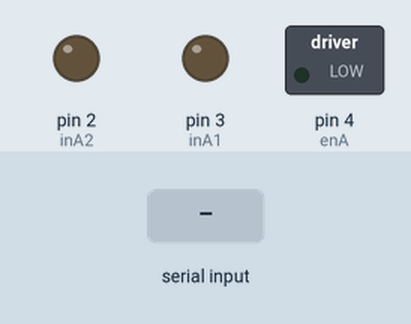
A program run on a simulated Arduino Uno, built with avr-gcc and run on an emulated ATmega328P. Parts: switched loads named in the program (green lamp = pin HIGH), output pins drawn as LEDs (lit = HIGH). Inputs (shaded band) come from the test bench. Pins used as bus, display or sensor lines are not drawn; what the program prints to the serial monitor is not drawn.

Above: at 2.4 s.
2.5 s: "f" received over Serial
At 3.2 s:
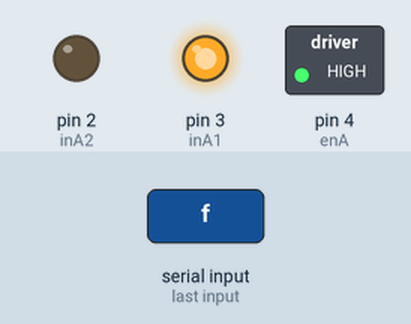
4.0 s: "b" received over Serial
At 4.4 s:
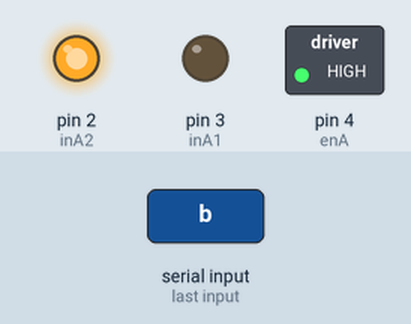
5.5 s: "s" received over Serial
At 6.7 s:
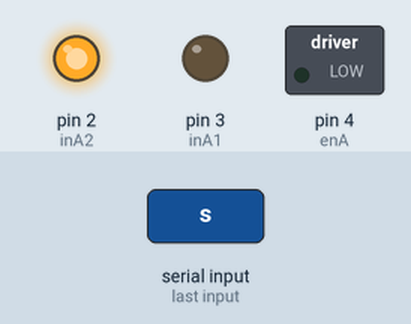
Timing chart, 0 to 8.5 s (numbered marks = the images above; inputs shaded):
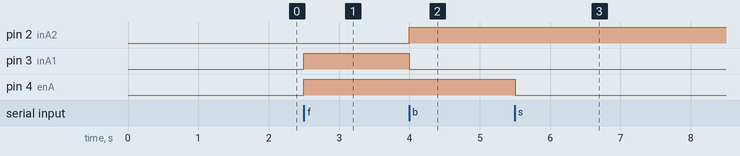

Measured:
- after the input at 2.5 s, pin 3 (inA1), pin 4 (enA): LOW → HIGH at once
- after the input at 4.0 s, pin 2 (inA2): LOW → HIGH at once; pin 3 (inA1): HIGH → LOW at once
- after the input at 5.5 s, pin 4 (enA): HIGH → LOW at once

The program:

main.cpp
```cpp
#include <Arduino.h>
#include <./SensorControl.h>
#include <./SensorPos.h>
#include <./TestPin.h>
#include <./SensorLine.h>
#include <./Debug.h>
// #include
// for rosserial
// #include <ros.h>
// #include <ros/time.h>
// #include <std_msgs/Int32.h>

char jetson_command;

void setup()
{
  // put your setup code here, to run once:
  setup_sensor_pos();
  delay(300);

  setup_sensor_control();
  delay(300);

  setup_debug();
  delay(300);

  delay(300);
}

void loop()
{
  // put your main code here, to run repeatedly:
  // run_backward();
  // debug(printf("hello world");)
  // Serial.println("hello");

  // run_forward();

  // delay(2000);

  // run_stop();

  // delay(5000);
  if (Serial.available() > 0)
  {
    jetson_command = Serial.read();

    if (jetson_command == 'f')
    {
      run_forward();
    }
    else if (jetson_command == 'b')
    {
      run_backward();
    }
    else if (jetson_command == 's') {
      run_stop();
    }
  }

  // String all_sensor_value = "A";
  // String pos_value = "";
  // String line_value = "";

  // pos_value = read_pos();
  // line_value = read_line();

  // // pos_value.remove(1); // remove /n

  // if (pos_value == "" )
  // {
  //   pos_value = "P#";
  // }
  // if (line_value == "") {
  //   line_value = "L#";
  // }

  // all_sensor_value.concat(pos_value);
  // all_sensor_value.concat(line_value);
  // print_string(all_sensor_value);
  // delay(50);

  Serial.flush();
}
```

Debug.h
```cpp
#include <Arduino.h>

#define debug(X) X
#define printf Serial.println

void setup_debug()
{
    Serial.begin(9600);
    debug(printf("Set up debug ok");)
}

void print_string(String str)
{
    debug(printf(str));
}
```

SensorControl.h
```cpp
#include <Arduino.h>

#define enA 4
#define inA1 3
#define inA2 2

int moveSpeed = 200;
uint8_t moveSpeed_FW = 0;
uint8_t moveSpeed_BW = 0;

unsigned char stop_flag = 0;

void setup_sensor_control()
{
    pinMode(enA, OUTPUT);
    pinMode(inA1, OUTPUT);
    pinMode(inA2, OUTPUT);

    // TODO : for 4 wheel

    // TODO
}

void run_forward()
{
    moveSpeed_FW = moveSpeed;

    digitalWrite(inA1, HIGH);
    digitalWrite(inA2, LOW);

    analogWrite(enA, moveSpeed_FW);
}

void run_backward()
{
    moveSpeed_BW = moveSpeed;

    digitalWrite(inA1, LOW);
    digitalWrite(inA2, HIGH);

    analogWrite(enA, moveSpeed_BW);
}

//  left 90 degree
void rotate_left()
{
}

//  right 90 degree
void rotate_right()
{
}

void speed_up()
{
}

void speed_down()
{
}

void run_stop()
{
    analogWrite(enA, 0);
}

// for future  mecanum; bo ko biet lam
void run_right()
{
}

void run_left()
{
}

void run_right_up()
{
}

void run_left_up()
{
}

void run_right_down()
{
}

void run_left_down()
{
}
```

SensorLine.h
```cpp
#include <Arduino.h>

const int pinA5 = A5; // output pin on sensors connect A5 arduino

void setup_sensor_line() {
    pinMode(pinA5, INPUT);
}

String read_line() {
    String line_value = "L ";

    int valueA5 = analogRead(pinA5);

    line_value.concat((String) valueA5);
    line_value.concat(" ");

    line_value.concat("#");
    return line_value;

}
```

SensorPos.h
```cpp
/*
 * -----------------------------------------------------------------------------------------
 *             MFRC522      Arduino       Arduino   Arduino    Arduino          Arduino
 *             Reader/PCD   Uno/101       Mega      Nano v3    Leonardo/Micro   Pro Micro
 * Signal      Pin          Pin           Pin       Pin        Pin              Pin
 * -----------------------------------------------------------------------------------------
 * RST/Reset   RST          9             5         D9         RESET/ICSP-5     RST
 * SPI SS      SDA(SS)      10            53        D10        10               10
 * SPI MOSI    MOSI         11 / ICSP-4   51        D11        ICSP-4           16
 * SPI MISO    MISO         12 / ICSP-1   50        D12        ICSP-1           14
 * SPI SCK     SCK          13 / ICSP-3   52        D13        ICSP-3           15
*/
#include <Arduino.h>
#include <SPI.h>
#include <MFRC522.h>

#define RST_PIN 9 // Configurable, see typical pin layout above
#define SS_PIN 10 // Configurable, see typical pin layout above

MFRC522 mfrc522(SS_PIN, RST_PIN); // Create MFRC522 instance

void setup_sensor_pos()
{
    SPI.begin();        // Init SPI bus
    mfrc522.PCD_Init(); // Init MFRC522 card
}

String read_pos()
{

    // Prepare key - all keys are set to FFFFFFFFFFFFh at chip delivery from the factory.
    MFRC522::MIFARE_Key key;
    for (byte i = 0; i < 6; i++)
        key.keyByte[i] = 0xFF;

    //some variables we need
    byte block;
    byte len;
    MFRC522::StatusCode status;

    if (!mfrc522.PICC_IsNewCardPresent())
    {
        return "";
    }
    // Select one of the cards
    if (!mfrc522.PICC_ReadCardSerial())
    {
        return "";
    }

    String content = "P ";


    byte buffer1[18];
    block = 4;
    len = 18;

    // Read first value; eo check error
    status = mfrc522.PCD_Authenticate(MFRC522::PICC_CMD_MF_AUTH_KEY_A, 4, &key, &(mfrc522.uid)); //line 834 of MFRC522.cpp file
    status = mfrc522.MIFARE_Read(block, buffer1, &len);

    // Read second value; eo check error
    byte buffer2[18];
    block = 1;
    status = mfrc522.PCD_Authenticate(MFRC522::PICC_CMD_MF_AUTH_KEY_A, 1, &key, &(mfrc522.uid));
    status = mfrc522.MIFARE_Read(block, buffer2, &len);

    for (uint8_t i = 0; i < 16; i++)
    {
        if (buffer1[i] != 32)
        {
            // Serial.write(buffer1[i]);
            content.concat((char)buffer1[i]);

        }
    }

    content.concat(" ");

    for (uint8_t i = 0; i < 16; i++)
    {
        if (buffer2[i] != 32)
        {
            // Serial.write(buffer2[i]);
            content.concat((char)buffer2[i]);
        }
    }

    mfrc522.PICC_HaltA();
    mfrc522.PCD_StopCrypto1();
    content.concat(" #");
    return content; //content.toUpperCase();
}
```

TestPin.h
```cpp
#include <Arduino.h>

#define PIN_13 5

void initLED() {
    pinMode(PIN_13, OUTPUT);
}

void openLED() {
    digitalWrite(PIN_13, HIGH);
}

void closeLED() {
    digitalWrite(PIN_13, LOW);
}
```
